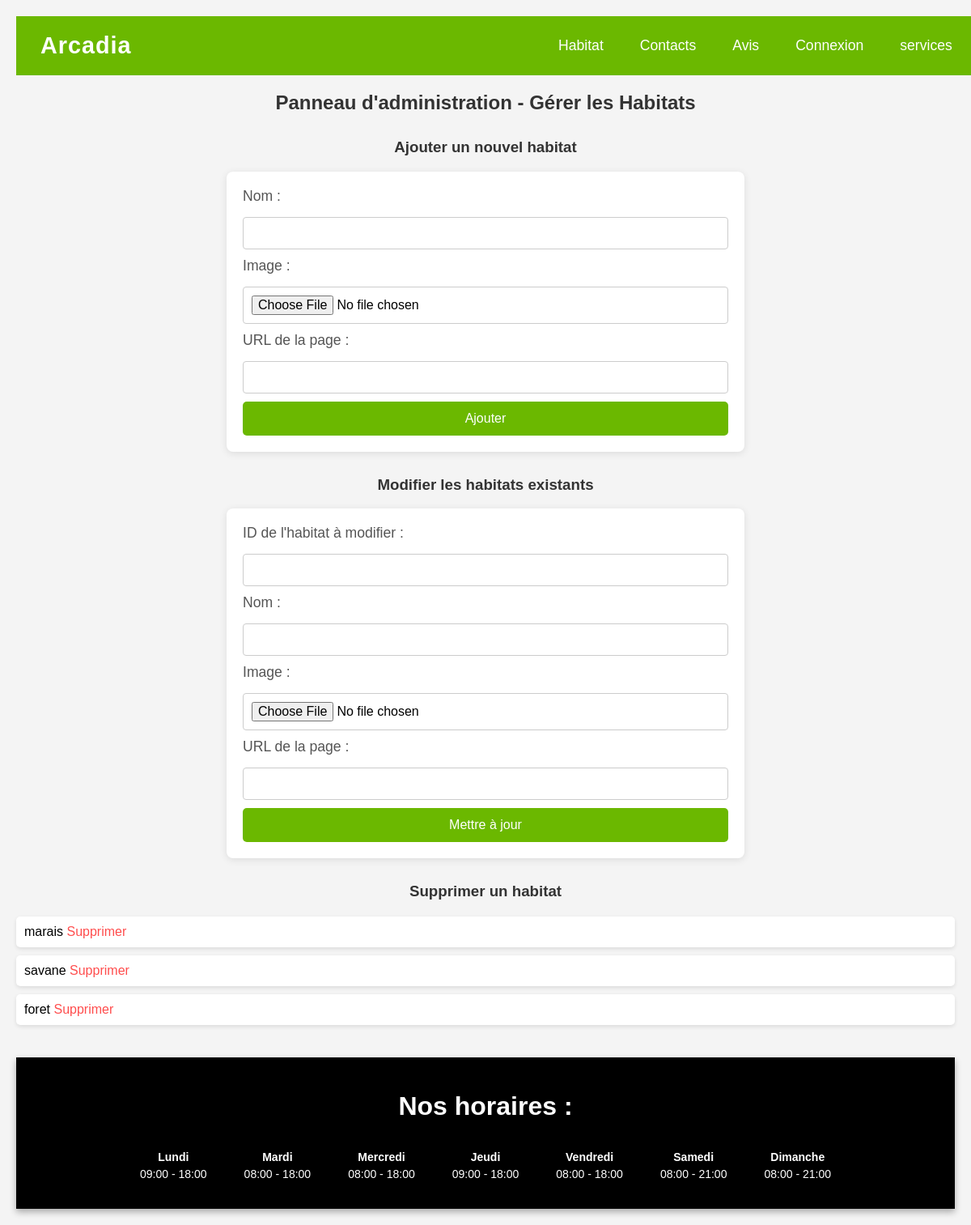
The page /admin/habitatpanel.php (signed in) on the database its author committed.
### tables this page shows
CREATE TABLE `habitats` (
  `id` int(11) NOT NULL,
  `name` varchar(255) NOT NULL,
  `image_url` varchar(255) NOT NULL,
  `page_url` varchar(255) NOT NULL
);

CREATE TABLE `horaires` (
  `id` int(11) NOT NULL,
  `jour` varchar(20) NOT NULL,
  `ouverture` time DEFAULT NULL,
  `fermeture` time DEFAULT NULL
);

### admin/habitatpanel.php (the view, shortened to what this page needs)
<?php
$conn = new mysqli('localhost', 'root', '', 'ecf');
$sql = "SELECT * FROM habitats";
$result = $conn->query($sql);
?>
<head>
    <link rel="stylesheet" href="../css/panelhabitat.css">
    <link rel="stylesheet" href="../css/header.css">
    <link rel="stylesheet" href="../css/footer.css">
</head>
<header class="menu">
    <div class="logo">
        <a href="index.php">Arcadia</a>
    </div>
    <nav>
        <ul>
            <li><a href="../habitat.php">Habitat</a></li>
            <li><a href="../contacts.php">Contacts</a></li>
            <li><a href="../avis.php   ">Avis</a></li>
            <li><a href="../login/login.php">Connexion</a></li>
            <li><a href="../service.php">services</a></li>
        </ul>
    </nav>
</header>
<h2 class="admin-title">Panneau d'administration - Gérer les Habitats</h2>
<h3 class="section-title">Ajouter un nouvel habitat</h3>
<form class="admin-form" method="POST" action="habitatpanel.php" enctype="multipart/form-data">
    <label for="new_name">Nom :</label>
    <input type="text" name="new_name" id="new_name" class="input-field" required>
    <label for="new_image">Image :</label>
    <input type="file" name="new_image" id="new_image" class="input-field" accept="image/*">
    <label for="new_page_url">URL de la page :</label>
    <input type="text" name="new_page_url" id="new_page_url" class="input-field" required>
    <button type="submit" name="add" class="submit-button">Ajouter</button>
</form>
<h3 class="section-title">Modifier les habitats existants</h3>
<form class="admin-form" method="POST" action="habitatpanel.php" enctype="multipart/form-data">
    <label for="id">ID de l'habitat à modifier :</label>
    <input type="number" name="id" id="id" class="input-field" required>
    <label for="name">Nom :</label>
    <input type="text" name="name" id="name" class="input-field" required>
    <label for="update_image">Image :</label>
    <input type="file" name="update_image" id="update_image" class="input-field" accept="image/*">
    <label for="page_url">URL de la page :</label>
    <input type="text" name="page_url" id="page_url" class="input-field" required>
    <button type="submit" name="update" class="submit-button">Mettre à jour</button>
</form>
<h3 class="section-title">Supprimer un habitat</h3>
<ul class="habitat-list">
    <?php while ($row = $result->fetch_assoc()): ?>
        <li class="habitat-item">
            <?= $row['name'] ?>
            <a href="habitatpanel.php?delete=<?= $row['id'] ?>" class="delete-link">Supprimer</a>
        </li>
    <?php endwhile; ?>
</ul>
</body>
<footer>
<?php
include '../login/db.php';
$sql = "SELECT * FROM horaires";
$stmt = $pdo->prepare($sql);
$stmt->execute();
$horaires = $stmt->fetchAll(PDO::FETCH_ASSOC);
?>
<footer class="footer">
    <div class="footer-content">
        <h1>Nos horaires :</h1>
        <div class="horaires-container">
            <?php foreach ($horaires as $horaire): ?>
                <div class="jour">
                    <p><?php echo $horaire['jour']; ?></p>
                    <p><?php echo date('H:i', strtotime($horaire['ouverture'])) . ' - ' . date('H:i', strtotime($horaire['fermeture'])); ?></p>
                </div>
            <?php endforeach; ?>
        </div>
    </div>
</footer>
</html>

### css/panelhabitat.css (style rules this page uses)
h2.admin-title, h3.section-title { text-align: center; color: #333; }
h3.section-title { margin-top: 30px; }
.admin-form { background-color: #fff; padding: 20px; margin-bottom: 30px; border-radius: 8px; box-shadow: 0 2px 10px rgba(0, 0, 0, 0.1); max-width: 600px; margin-left: auto; margin-right: auto; }
.admin-form label { font-size: 1.1rem; margin-bottom: 5px; display: block; color: #555; }
.input-field { width: 100%; padding: 10px; margin: 10px 0; border: 1px solid #ccc; border-radius: 4px; font-size: 1rem; }
.submit-button { background-color: #6BB800; color: white; padding: 12px 20px; border: none; border-radius: 5px; font-size: 1rem; cursor: pointer; width: 100%; }
.habitat-list { list-style-type: none; padding: 0; margin-top: 20px; }
.habitat-item { background-color: #fff; padding: 10px; margin-bottom: 10px; border-radius: 5px; box-shadow: 0 2px 5px rgba(0, 0, 0, 0.1); }
.delete-link { color: #ff4d4d; text-decoration: none; }

### css/header.css (style rules this page uses)
header { display: flex; justify-content: space-between; align-items: center; padding: 10px 30px; background-color: #6BB800; color: white; font-family: Arial, sans-serif; width: 98%; }
header .logo { font-size: 1.8em; font-weight: bold; letter-spacing: 1px; }
header .logo a { color: white; text-decoration: none; }
header nav ul { list-style: none; display: flex; gap: 25px; }
header nav ul li a { color: white; text-decoration: none; font-size: 1.1em; padding: 5px 10px; transition: color 0.3s, background-color 0.3s; border-radius: 5px; }

### css/footer.css (style rules this page uses)
.footer { background-color: #000000; color: #ffffff; padding: 20px; text-align: center; margin-top: 40px; box-shadow: 0 4px 8px rgba(0, 0, 0, 0.3); }
.footer p { margin: 5px 0; font-size: 16px; }
.footer-content { max-width: 900px; margin: 0 auto; }
.horaires-container { display: flex; justify-content: space-between; flex-wrap: nowrap; margin-top: 20px; }
.jour { text-align: center; margin: 10px; flex: 1 1 120px; max-width: 120px; }
.jour p { margin: 5px 0; font-size: 14px; }
.jour p:first-child { font-weight: bold; }

### rows shown on the page
habitats: name "marais"
habitats: name "savane"
habitats: name "foret"
horaires: jour "Lundi", ouverture "09:00", fermeture "18:00"
horaires: jour "Mardi", ouverture "08:00", fermeture "18:00"
horaires: jour "Mercredi", ouverture "08:00", fermeture "18:00"
horaires: jour "Jeudi", ouverture "09:00", fermeture "18:00"
horaires: jour "Vendredi", ouverture "08:00", fermeture "18:00"
horaires: jour "Samedi", ouverture "08:00", fermeture "21:00"
horaires: jour "Dimanche", ouverture "08:00", fermeture "21:00"
